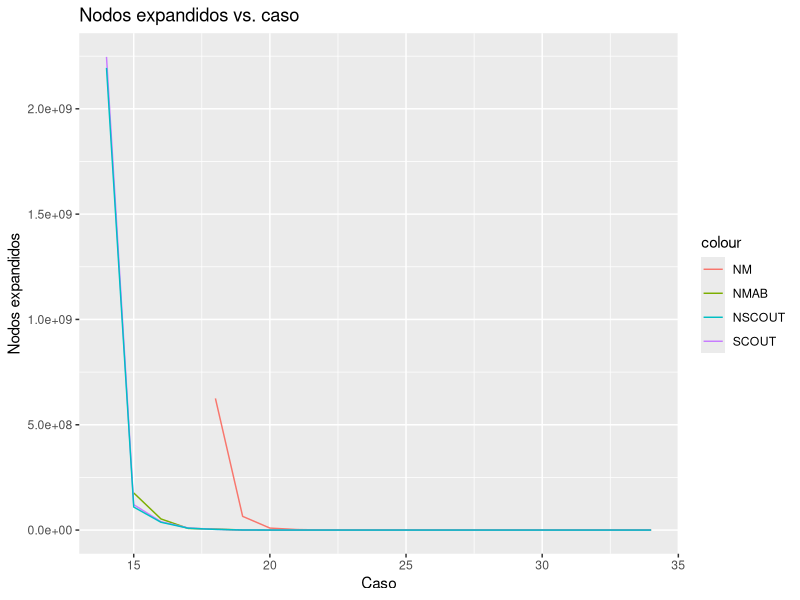
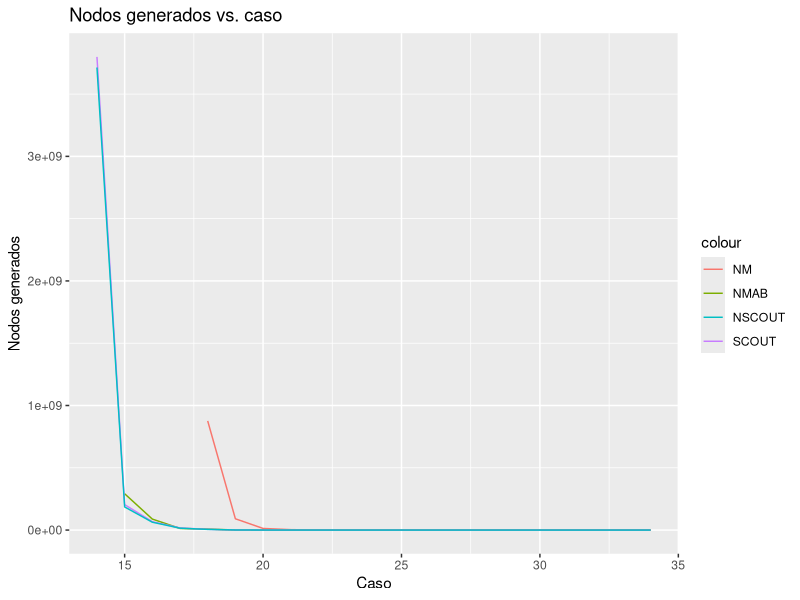
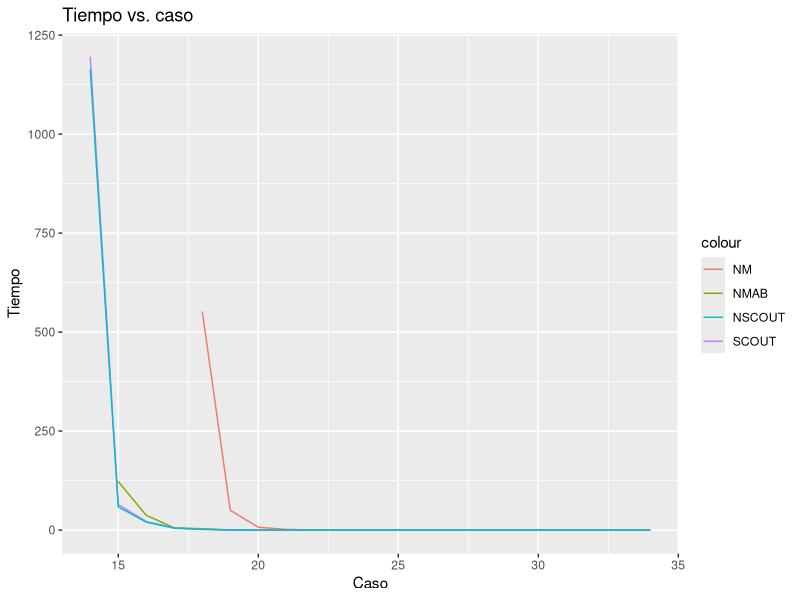
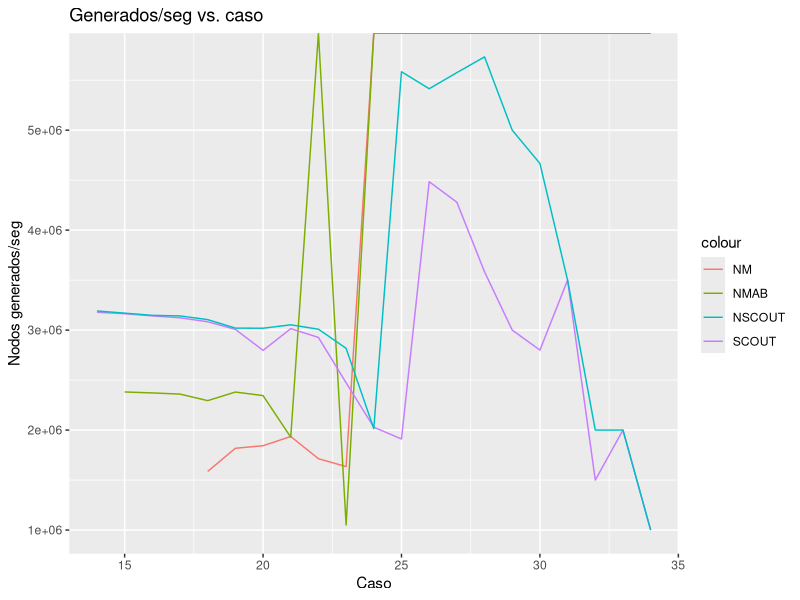
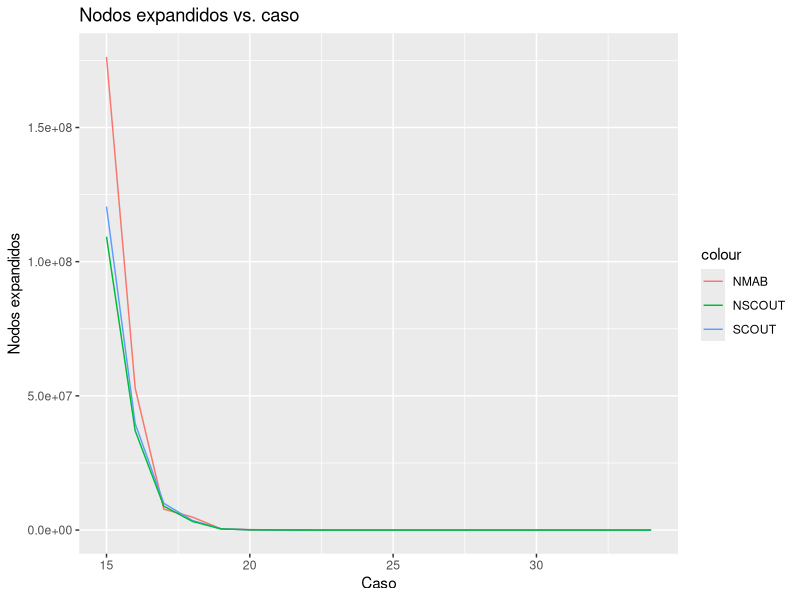
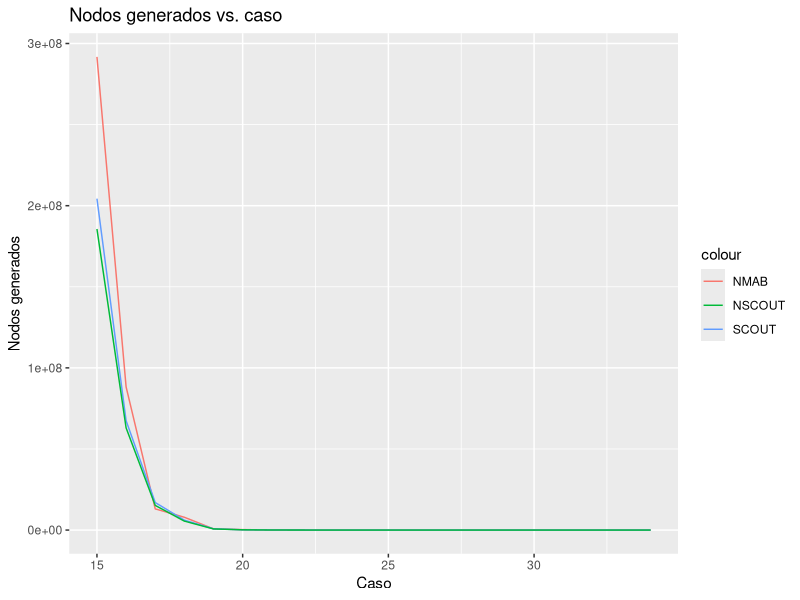
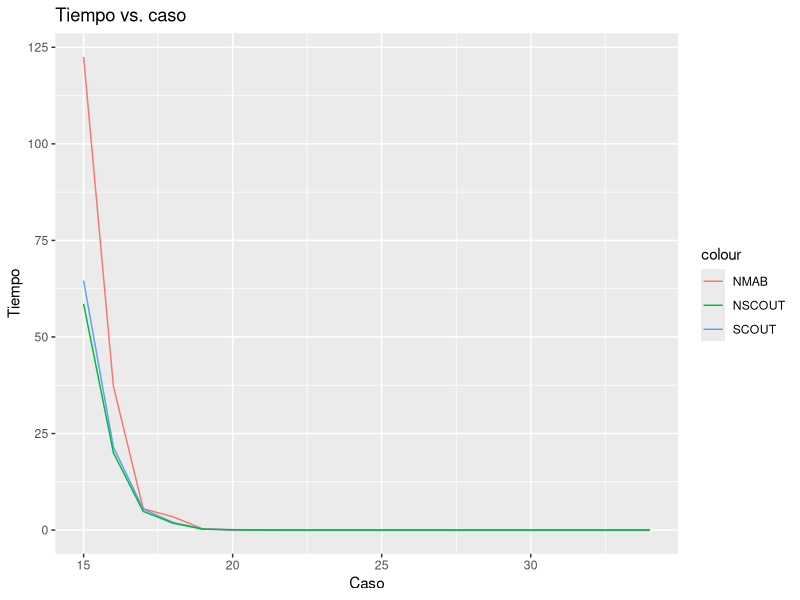
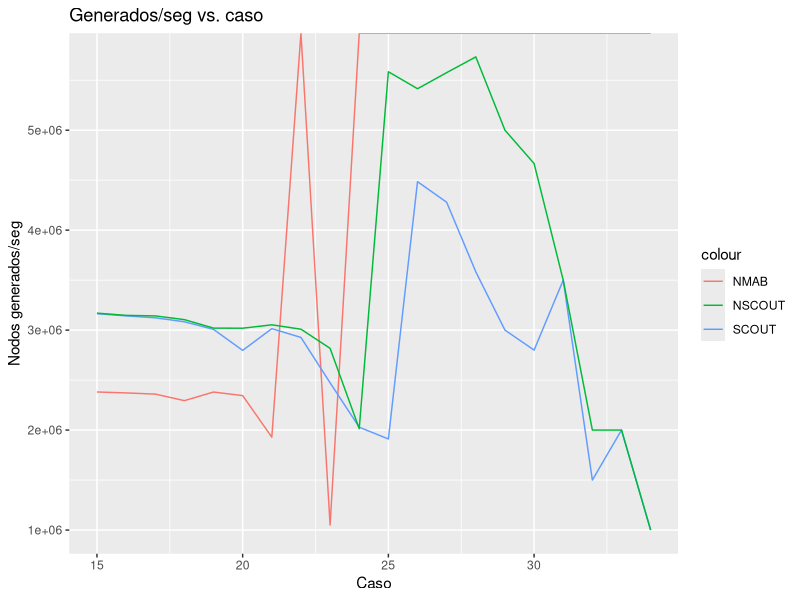

Recreate these plots in R, in order.
library(ggplot2)
setwd("./Results")
NM <- read.csv("./negamax_results.csv", header=TRUE)
NMAB <- read.csv("./negamax_ab_results.csv", header=TRUE)
SCOUT <- read.csv("./scout_test_results_1.csv", header=TRUE)
NSCOUT <- read.csv("./negascout_results_1.csv", header=TRUE)


#Averages table
solved<- c(length(NM$npv), length(NMAB$npv), length(SCOUT$npv), length(NSCOUT$npv))
expanded <- c(mean(NM$expanded.nodes), mean(NMAB$expanded.nodes), mean(SCOUT$expanded.nodes), mean(NSCOUT$expanded.nodes))
generated <- c(mean(NM$generated.nodes), mean(NMAB$generated.nodes), mean(SCOUT$generated.nodes), mean(NSCOUT$generated.nodes))
seconds <- c(mean(NM$seconds), mean(NMAB$seconds), mean(SCOUT$seconds), mean(NSCOUT$seconds))
rates <- c(mean(NM$generated.seconds[NM$generated.seconds!=Inf]),
           mean(NMAB$generated.seconds[NMAB$generated.seconds!=Inf]),
           mean(SCOUT$generated.seconds[SCOUT$generated.seconds!=Inf]),
           mean(NSCOUT$generated.seconds[NSCOUT$generated.seconds!=Inf])
)
avgdf <- data.frame(Algorithm = c("Negamax", "Negamax (w\ alpha-beta)", "Scout", "Negascout"),
                    Solved=solved,
                    Expanded=expanded,
                    Generated=generated,
                    Seconds=seconds,
                    Rate=rates
                    )
write.csv(avgdf, "./AvgTable.csv", row.names = TRUE)

#AHORA SOLO LOS PRIMEROS 20
SCOUT20 <- head(SCOUT, 20)
NSCOUT20 <- head(NSCOUT, 20)

#Averages table
solved<- c(length(NM$npv), length(NMAB$npv), length(SCOUT20$npv), length(NSCOUT20$npv))
expanded <- c(mean(NM$expanded.nodes), mean(NMAB$expanded.nodes), mean(SCOUT20$expanded.nodes), mean(NSCOUT20$expanded.nodes))
generated <- c(mean(NM$generated.nodes), mean(NMAB$generated.nodes), mean(SCOUT20$generated.nodes), mean(NSCOUT20$generated.nodes))
seconds <- c(mean(NM$seconds), mean(NMAB$seconds), mean(SCOUT20$seconds), mean(NSCOUT20$seconds))
rates <- c(mean(NM$generated.seconds[NM$generated.seconds!=Inf]),
           mean(NMAB$generated.seconds[NMAB$generated.seconds!=Inf]),
           mean(SCOUT20$generated.seconds[SCOUT20$generated.seconds!=Inf]),
           mean(NSCOUT20$generated.seconds[NSCOUT20$generated.seconds!=Inf])
)
avgdf20 <- data.frame(Algorithm = c("Negamax", "Negamax (w\ alpha-beta)", "Scout", "Negascout"),
                    Solved=solved,
                    Expanded=expanded,
                    Generated=generated,
                    Seconds=seconds,
                    Rate=rates
)
write.csv(avgdf20, "./AvgTable20.csv", row.names = TRUE)

#AHORA SOLO LOS PRIMEROS 17
NMAB17 <- head(NMAB, 17)
SCOUT17 <- head(SCOUT, 17)
NSCOUT17 <- head(NSCOUT, 17)

#Averages table
solved<- c(length(NM$npv), length(NMAB17$npv), length(SCOUT17$npv), length(NSCOUT17$npv))
expanded <- c(mean(NM$expanded.nodes), mean(NMAB17$expanded.nodes), mean(SCOUT17$expanded.nodes), mean(NSCOUT17$expanded.nodes))
generated <- c(mean(NM$generated.nodes), mean(NMAB17$generated.nodes), mean(SCOUT17$generated.nodes), mean(NSCOUT17$generated.nodes))
seconds <- c(mean(NM$seconds), mean(NMAB17$seconds), mean(SCOUT17$seconds), mean(NSCOUT17$seconds))
rates <- c(mean(NM$generated.seconds[NM$generated.seconds!=Inf]),
           mean(NMAB17$generated.seconds[NMAB17$generated.seconds!=Inf]),
           mean(SCOUT17$generated.seconds[SCOUT17$generated.seconds!=Inf]),
           mean(NSCOUT17$generated.seconds[NSCOUT17$generated.seconds!=Inf])
)
avgdf17 <- data.frame(Algorithm = c("Negamax", "Negamax (w\ alpha-beta)", "Scout", "Negascout"),
                      Solved=solved,
                      Expanded=expanded,
                      Generated=generated,
                      Seconds=seconds,
                      Rate=rates
)
write.csv(avgdf17, "./AvgTable17.csv", row.names = TRUE)

#PLOTS GENERAL
ggplot() + geom_line(data=NM, aes(x=npv, y=expanded.nodes, color="NM")) + geom_line(data=NMAB, aes(x=npv, y=expanded.nodes, color="NMAB")) + geom_line(data=SCOUT, aes(x=npv, y=expanded.nodes, color="SCOUT")) + geom_line(data=NSCOUT, aes(x=npv, y=expanded.nodes, color="NSCOUT")) + labs(title="Nodos expandidos vs. caso", x="Caso", y="Nodos expandidos")
ggplot() + geom_line(data=NM, aes(x=npv, y=generated.nodes, color="NM")) + geom_line(data=NMAB, aes(x=npv, y=generated.nodes, color="NMAB")) + geom_line(data=SCOUT, aes(x=npv, y=generated.nodes, color="SCOUT")) + geom_line(data=NSCOUT, aes(x=npv, y=generated.nodes, color="NSCOUT")) + labs(title="Nodos generados vs. caso", x="Caso", y="Nodos generados")
ggplot() + geom_line(data=NM, aes(x=npv, y=seconds, color="NM")) + geom_line(data=NMAB, aes(x=npv, y=seconds, color="NMAB")) + geom_line(data=SCOUT, aes(x=npv, y=seconds, color="SCOUT")) + geom_line(data=NSCOUT, aes(x=npv, y=seconds, color="NSCOUT")) + labs(title="Tiempo vs. caso", x="Caso", y="Tiempo")
ggplot() + geom_line(data=NM, aes(x=npv, y=generated.seconds, color="NM")) + geom_line(data=NMAB, aes(x=npv, y=generated.seconds, color="NMAB")) + geom_line(data=SCOUT, aes(x=npv, y=generated.seconds, color="SCOUT")) + geom_line(data=NSCOUT, aes(x=npv, y=generated.seconds, color="NSCOUT")) + labs(title="Generados/seg vs. caso", x="Caso", y="Nodos generados/seg")

#PLOTS 20
ggplot() + geom_line(data=NMAB, aes(x=npv, y=expanded.nodes, color="NMAB")) + geom_line(data=SCOUT20, aes(x=npv, y=expanded.nodes, color="SCOUT")) + geom_line(data=NSCOUT20, aes(x=npv, y=expanded.nodes, color="NSCOUT")) + labs(title="Nodos expandidos vs. caso", x="Caso", y="Nodos expandidos")
ggplot() + geom_line(data=NMAB, aes(x=npv, y=generated.nodes, color="NMAB")) + geom_line(data=SCOUT20, aes(x=npv, y=generated.nodes, color="SCOUT")) + geom_line(data=NSCOUT20, aes(x=npv, y=generated.nodes, color="NSCOUT")) + labs(title="Nodos generados vs. caso", x="Caso", y="Nodos generados")
ggplot() + geom_line(data=NMAB, aes(x=npv, y=seconds, color="NMAB")) + geom_line(data=SCOUT20, aes(x=npv, y=seconds, color="SCOUT")) + geom_line(data=NSCOUT20, aes(x=npv, y=seconds, color="NSCOUT")) + labs(title="Tiempo vs. caso", x="Caso", y="Tiempo")
ggplot() + geom_line(data=NMAB, aes(x=npv, y=generated.seconds, color="NMAB")) + geom_line(data=SCOUT20, aes(x=npv, y=generated.seconds, color="SCOUT")) + geom_line(data=NSCOUT20, aes(x=npv, y=generated.seconds, color="NSCOUT")) + labs(title="Generados/seg vs. caso", x="Caso", y="Nodos generados/seg")

#SCOUT VS NEGASCOUT
ggplot() + geom_line(data=SCOUT, aes(x=npv, y=expanded.nodes, color="SCOUT")) + geom_line(data=NSCOUT, aes(x=npv, y=expanded.nodes, color="NSCOUT")) + labs(title="Nodos expandidos vs. caso", x="Caso", y="Nodos expandidos") 
ggplot() + geom_line(data=SCOUT, aes(x=npv, y=generated.nodes, color="SCOUT")) + geom_line(data=NSCOUT, aes(x=npv, y=generated.nodes, color="NSCOUT")) + labs(title="Nodos generados vs. caso", x="Caso", y="Nodos generados")
ggplot() + geom_line(data=SCOUT, aes(x=npv, y=seconds, color="SCOUT")) + geom_line(data=NSCOUT, aes(x=npv, y=seconds, color="NSCOUT")) + labs(title="Tiempo vs. caso", x="Caso", y="Tiempo")
ggplot() + geom_line(data=SCOUT, aes(x=npv, y=generated.seconds, color="SCOUT")) + geom_line(data=NSCOUT, aes(x=npv, y=generated.seconds, color="NSCOUT")) + labs(title="Generados/seg vs. caso", x="Caso", y="Nodos generados/seg")

